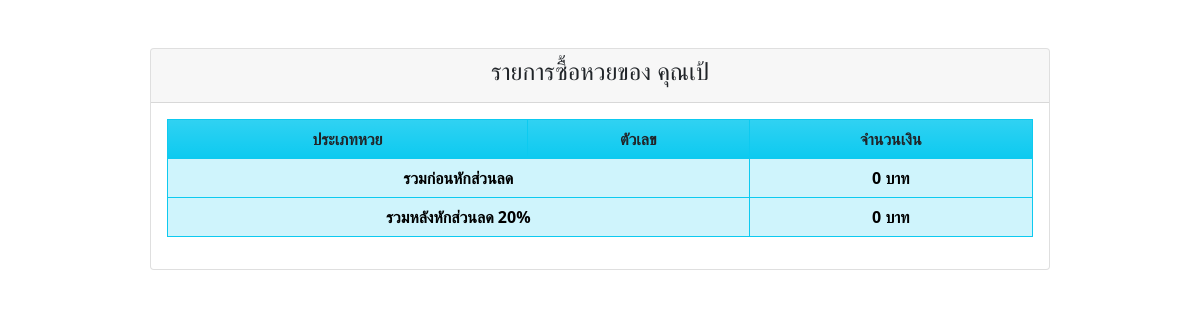
Screenshot of /page_report/page_report_dealer.php?id=23 (signed in) with the database file from the repository.
### tables this page shows
CREATE TABLE `dealer` (
  `dealer_id` int(11) NOT NULL,
  `name` varchar(255) NOT NULL,
  `discount` int(3) NOT NULL
);

### page_report/page_report_dealer.php (the view, shortened to what this page needs)
<?php
require_once '../connect.php';
echo '
<script src="https://code.jquery.com/jquery-2.1.3.min.js"></script>
<script src="https://cdnjs.cloudflare.com/ajax/libs/sweetalert/1.1.3/sweetalert-dev.js"></script>
<link rel="stylesheet" href="https://cdnjs.cloudflare.com/ajax/libs/sweetalert/1.1.3/sweetalert.css">';
if(isset($_GET['id'])){
$id = $_GET['id'];
$getdata_dealer = $conn->query("SELECT * FROM `dealer` WHERE `dealer_id` = $id")->fetchAll();
$name = $getdata_dealer[0][1];
$discount = $getdata_dealer[0][2];
}
?>
<!doctype html>
<html lang="en">
  <head>
    <link href="https://cdn.jsdelivr.net/npm/bootstrap@5.0.2/dist/css/bootstrap.min.css" rel="stylesheet">
  </head>
  <body>
  <div class="card text-center w-75 mx-auto m-5">
    <div class="card-header">
        <h4>รายการซื้อหวยของ คุณ<?php echo $name ?></h4>
    </div>
    <div class="card-body">
    <div class="table-responsive">
        <table class="table table-bordered border-info table-info table-striped table-hover text-center">
            <thead class="table bg-info bg-gradient border-info text-dark">
                <tr>
                    <th scope="col">ประเภทหวย</th>
                    <th scope="col">ตัวเลข</th>
                    <th scope="col">จำนวนเงิน</th>
                </tr>
            </thead>
            <tfoot>
                <tr>
                    <th scope="row" colspan="2">รวมก่อนหักส่วนลด</th>
                    <td><b><?php echo number_format( $total_all, 0 ); ?> บาท</b></td>
                </tr>
                <tr>
                    <th scope="row" colspan="2">รวมหลังหักส่วนลด <?php echo $discount ?>%</th>
                    <td><b><?php echo number_format( ($total_all-(($total_all*$discount)/100)), 0 ); ?> บาท</b></td>
                </tr>
            </tfoot>
        </table>
    </div>
    </div>
  </body>
</html>

### rows the page displays
dealer: name "เป้", discount "20", $total_all-(($total_all*$discount)/100) "0"

### other values shown
$total_all "0"
